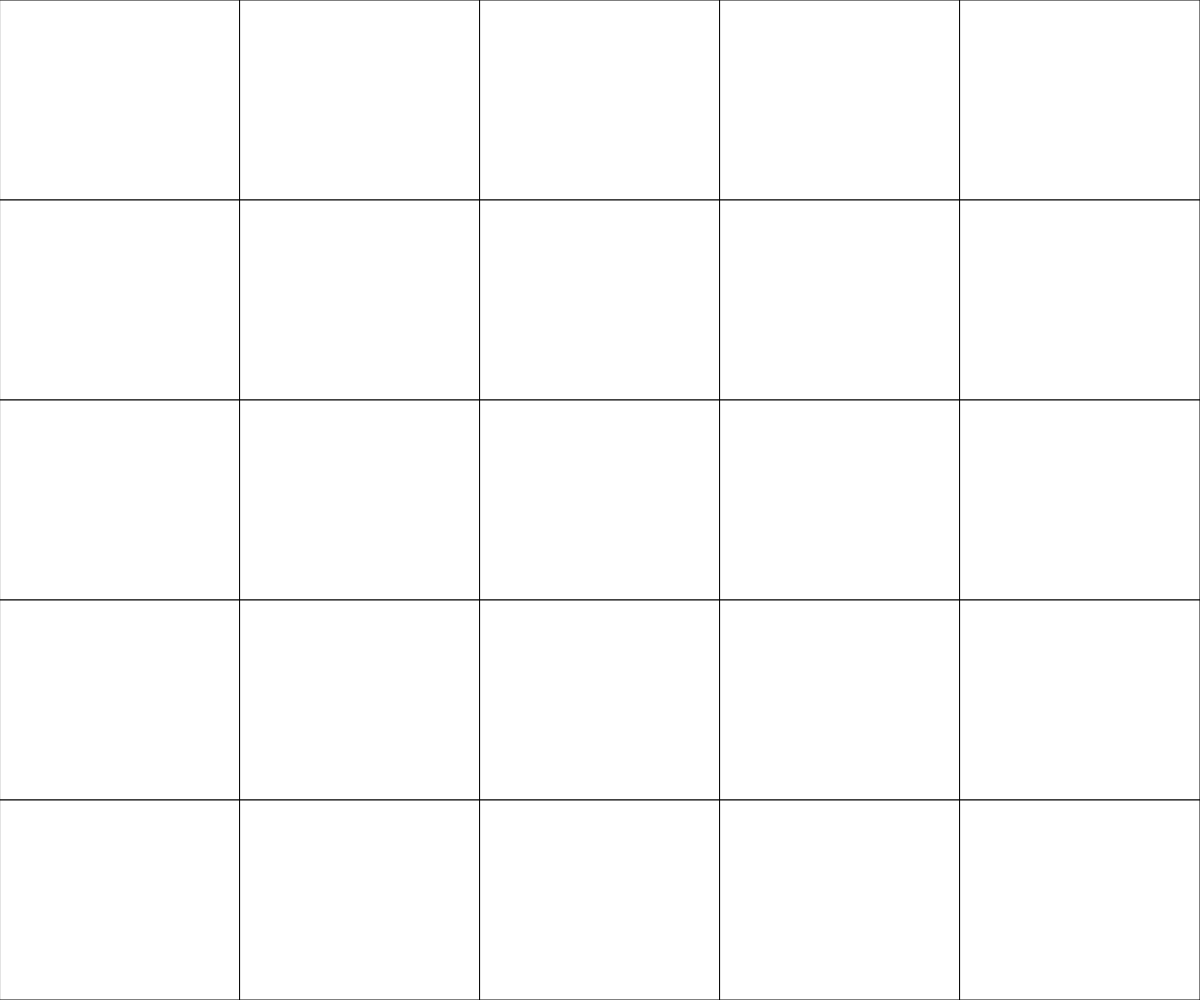
Frame 1 (no input)
Frame 60 (no input): identical to frame 1, image omitted
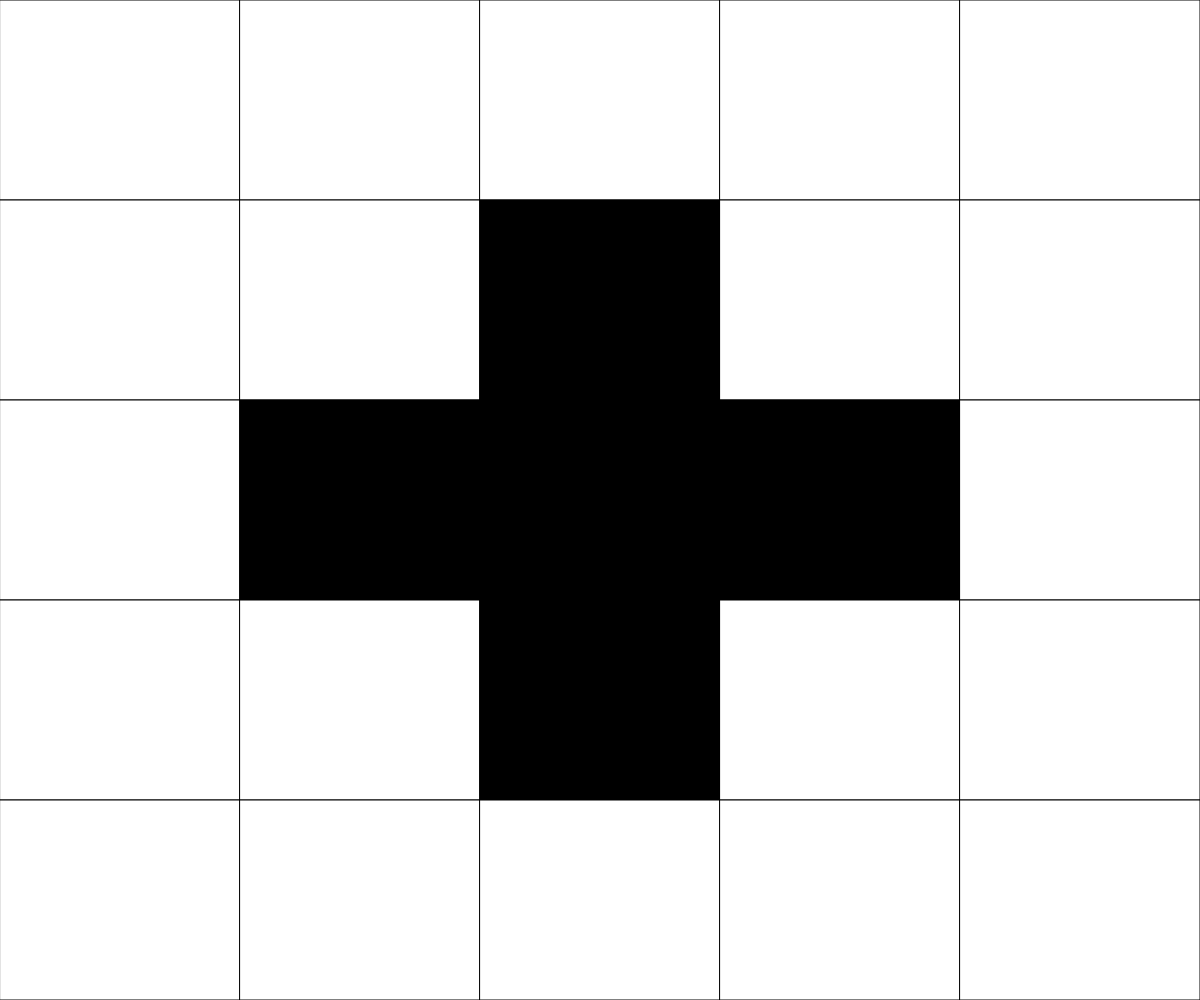
Frame 120 (the mouse pressed at the canvas centre since frame 60)

The p5.js sketch that drew these frames (run headless with seeded random() and noise() and a simulated clock; from frame 60 on, the mouse is pressed at the canvas centre):

// p5.js sketch
// ── sketch.js
// 2D Arrays demo

let grid;
let cellWidth;
let cellHeight;
const GRIDSIZE = 5;

function setup() {
  createCanvas(windowWidth, windowHeight);
  grid = generateGrid(GRIDSIZE);
  cellWidth = width / grid[0].length;
  cellHeight = height / grid.length;
}

function draw() {
  background(220);
  displayGrid();
}

function mousePressed() {
  let cellX = floor(mouseX / cellWidth);
  let cellY = floor(mouseY / cellHeight);

  toggleCell(cellX, cellY); //self
  toggleCell(cellX, cellY - 1); //south
  toggleCell(cellX, cellY + 1); //north
  toggleCell(cellX - 1, cellY); //west
  toggleCell(cellX + 1, cellY); //east
  
}

function toggleCell(cellX, cellY) {
  if (cellX >= 0 && cellX < GRIDSIZE &&
    cellY >= 0 && cellY < GRIDSIZE) {

    if (grid[cellY][cellX] === 0) {
      grid[cellY][cellX] = 1;
    }

    else {
      grid[cellY][cellX] = 0;
    }
  }
}

function keyPressed() {
  if (key === " ") {
    grid = generateGrid(10);
  }
}

function displayGrid() {
  for (let y=0; y<grid.length; y++) {
    for (let x=0; x<grid[y].length; x++) {
      if (grid[y][x] === 0) {
        fill("black");
      }
      else {
        fill("white");
      }

      rect(cellWidth*x, cellHeight*y, cellWidth, cellHeight);
    }
  }
}


function generateGrid(gridSize) {
  let grid = [];
  for (let i=0; i<gridSize; i++) {
    grid.push([]);
    for (let j=0; j<gridSize; j++) {
      grid[i].push(1);
    }
  }
  return grid;
}
